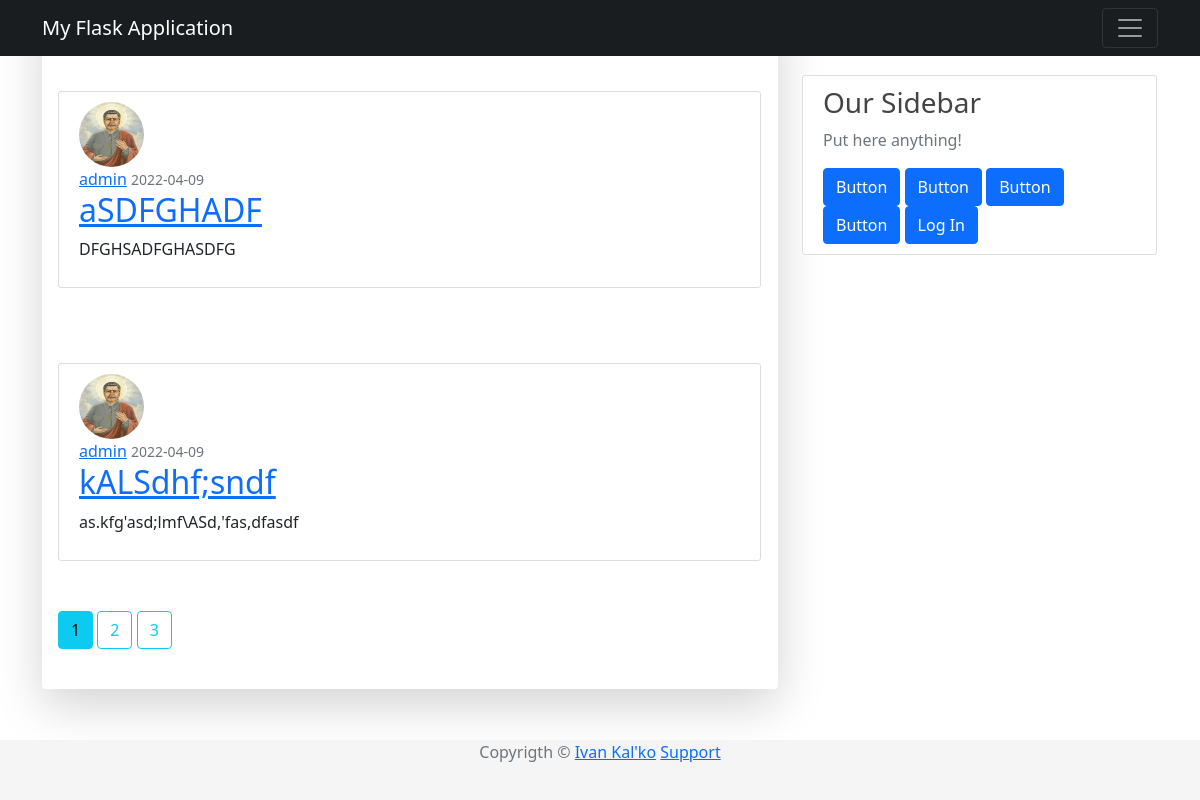
Page /home on the earlier database version.
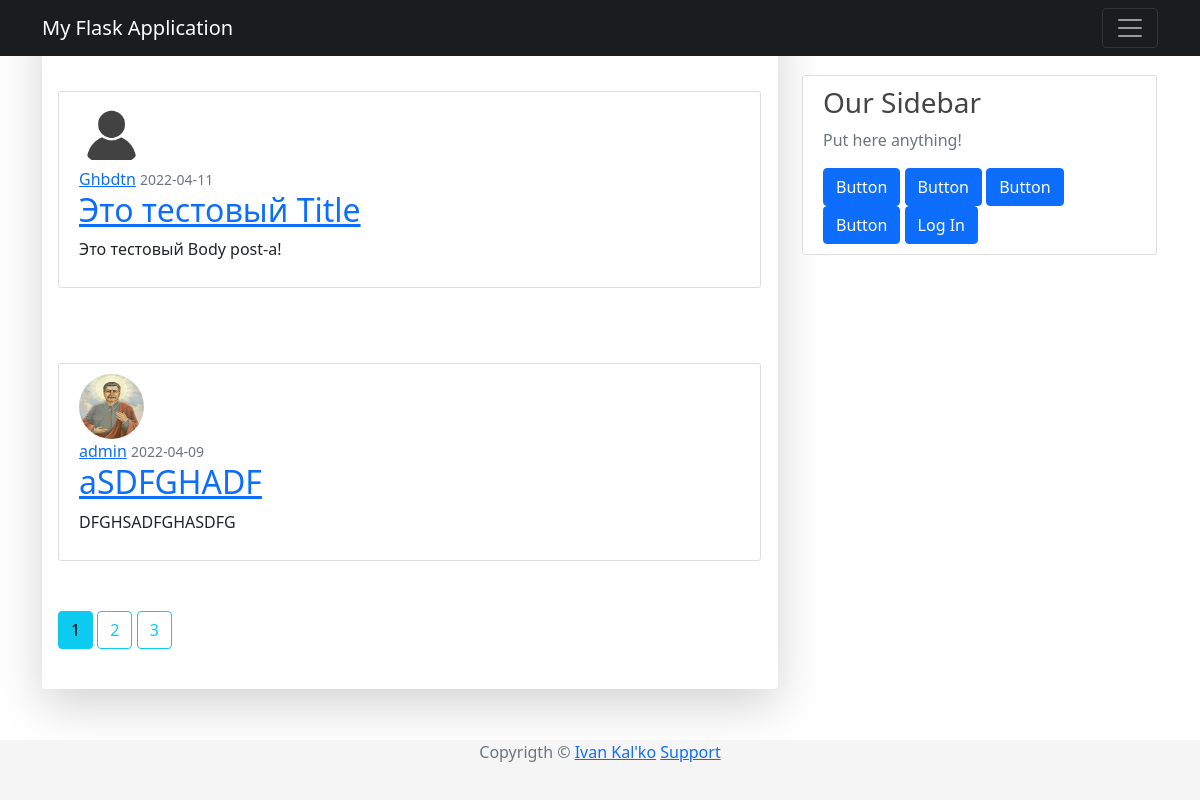
Same page on the later database version.
### app/models/post.py (models this page shows, shortened)
class Post(db.Model):
    __tablename__ = "posts"
    id = db.Column(db.Integer, primary_key=True)
    title = db.Column(db.String(100), nullable=False)
    timestamp = db.Column(db.DateTime, nullable=False, default=datetime.utcnow)
    content = db.Column(db.Text, nullable=False)
    user_id = db.Column(db.Integer, db.ForeignKey("users.id"), nullable=False)

### app/models/user.py (models this page shows, shortened)
class User(UserMixin, db.Model):
    __tablename__ = "users"
    id = db.Column(db.Integer, primary_key=True)
    username = db.Column(db.String(64), unique=True, nullable=False)
    password_hash = db.Column(db.String(128), nullable=False)
    email = db.Column(db.String(120), nullable=False, unique=True)
    image_file = db.Column(db.String(20), nullable=False, default="default.png")
    join_date = db.Column(db.DateTime, nullable=False, default=datetime.utcnow)
    posts = db.relationship('Post', backref='author', lazy=True)

### app/routes/post.py (the view)
@app.route("/")
@app.route("/home")
def home_page():
    page = request.args.get("page", 1, type = int)
    posts = Post.query.order_by(Post.timestamp.desc()).paginate(page=page, per_page=2)
    return render_template("homepage.html", title="Home Page", posts=posts)

### app/templates/homepage.html
{% extends "base.html" %}
{% block content %}
  {% for post in posts.items %}
    <article class="media content-section">
      <img class="rounded-circle article-img" src="{{ url_for('static', filename='images/profiles/' + post.author.image_file) }}">
      <div class="media-body">
        <div class="article-metadata">
          <a class="mr-2" href="{{ url_for('user_public', username=post.author.username )}}">{{ post.author.username }}</a>
          <small class="text-muted">{{ post.timestamp.strftime('%Y-%m-%d') }}</small>
        </div>
        <h2>
          <a class="crticle-title" href="{{url_for('post', id=post.id )}}">{{ post.title }}</a>
        </h2>
        <p class="article-content">{{ post.content }}</p>
      </div>
    </article>
  {% endfor %}
  {% for page_num in posts.iter_pages() %}
    {% if page_num %}
        {% if posts.page == page_num %}
            <a class="btn btn-info mb-4" href="{{ url_for('home_page', page=page_num )}}">{{ page_num }}</a>
        {% else %}
          <a class="btn btn-outline-info mb-4" href="{{ url_for('home_page', page=page_num )}}">{{ page_num }}</a>
        {% endif %}
    {% else %}
        ...
    {% endif %}
  {% endfor %}
{% endblock %}

### app/templates/base.html (shortened to what this page needs)
<!DOCTYPE html>
<html>
    <head>
        <link rel="stylesheet" type="text/css" href="{{ url_for('static', filename='css/base.css')}}"/>
        <link href="https://cdn.jsdelivr.net/npm/bootstrap@5.1.3/dist/css/bootstrap.min.css" rel="stylesheet">
    </head>
    <body>
        <header class="site-header">
            <nav class="navbar navbar-expend-md navbar-dark bg-steel fixed-top">
                <div class="container">
                    <a class="navbar-brand mr-4" href="/">My Flask Application</a>
                    <button class="navbar-toggler" type="button" data-toggle="collapse" data-target="#navbarToggle" aria-controls="navbarToggle" aria-expanded="false" aria-label="Toggle navigation">
                        <span class="navbar-toggler-icon"></span>
                    </button>
                </div>
            </nav>
        </header>
        <main role="main" class="container">
            <div class="row">
                <div class="col-md-8">
                    <div class="shadow-lg p-3 mb-5 bg-body rounded">
                        {% block content %}
                        {% endblock %}
                    </div>
                </div>
                <div class="col-md-4">
                    <div class="content-section">
                        <h3>Our Sidebar</h3>
                        <p class="text-muted">Put here anything!</p>
                        <div class="d-grid gap-2 d-md-block">
                            <button class="btn btn-primary" type="button">Button</button>
                            <button class="btn btn-primary" type="button">Button</button>
                            <button class="btn btn-primary" type="button">Button</button>
                            <button class="btn btn-primary" type="button">Button</button>
                            {% if current_user.is_authenticated %}
                            <a href="{{ url_for('post_new') }}"><button class="btn btn-primary" type="button">New Post</button><br></a>
                            {% else %}
                            <a href="{{ url_for('login') }}"><button class="btn btn-primary" type="button">Log In</button></a>
                            {% endif %}
                        </div>
                    </div>
                </div>
            </div>
        </main>
        <footer class="footer">
            <div class="container text-center">
                <span class="text-muted">Copyrigth &copy <a href="https://github.com/vano2149">Ivan Kal'ko</a></span>
                <span><a href="{{url_for('login')}}">Support</a></span>
            </div>
        </footer>
    </body>
</html>

### app/static/css/base.css (style rules this page uses)
body { background: #fafafa; color: #333333; margin-top: 5rem; }
h1, h2, h3, h4, h5, h6 { color : #444444; }
.bg-steel { background-color: #1a1d1f; }
.content-section { background: #ffffff; padding: 10px 20px; border: 1px solid #dddddd; border-radius: 3px; margin-right: 1px; margin-top: 75px; margin-bottom: 50px; }
.article-content { white-space: pre-line; }
.article-img { height: 65px; width: 65px; margin-right: 16px; }
.footer { position: absolute; bottom: 0; width: 100%; height: 60px; background-color: #f5f5f5; }
html * { -webkit-font-smoothing: antialiased; -moz-osx-font-smoothing: grayscale; }
button, input, optgroup, select, textarea { margin: 0; font-family: inherit; font-size: inherit; line-height: inherit; }
.row { --bs-gutter-x: 1.5rem; --bs-gutter-y: 0; display: flex; flex-wrap: wrap; margin-top: calc(var(--bs-gutter-y) * -1); margin-right: calc(var(--bs-gutter-x) / -2); margin-left: calc(var(--bs-gutter-x) / -2); }
body { color: #67748e; font-weight: 400; line-height: 1.6; background-color: #fff; }
body { margin: 0; font-family: var(--bs-font-sans-serif); font-size: 1rem; line-height: 1.5; -webkit-text-size-adjust: 100%; -webkit-tap-highlight-color: rgba(0,0,0,0); }
:root { --bs-blue: #63b3ed; --bs-indigo: #596cff; --bs-purple: #6f42c1; --bs-pink: #d63384; --bs-red: #f56565; --bs-orange: #fd7e14; --bs-yellow: #fbd38d; --bs-green: #81e6d9; --bs-teal: #20c997; --bs-cyan: #0dcaf0; --bs-gray: #6c757d; --bs-gray-dark: #343a40; --bs-primary: #cb0c9f; --bs-secondary: #8392ab; --bs-success: #82d616; --bs-info: #17c1e8; --bs-warning: #f53939; --bs-danger: #ea0606; --bs-light: #e9ecef; --bs-dark: #252f40; --bs-white: #fff; --bs-font-sans-serif: Open Sans; --bs-font-monospace: SFMono-Regular,Menlo,Monaco,Consolas,"Liberation Mono","Courier New",monospace; --bs-gradient: linear-gradient(180deg,hsla(0,0%,100%,.15),hsla(0,0%,100%,0)); }

Differences in the rows shown:
no longer on this page (row unchanged): Post: image_file (picture), author.username "admin", timestamp "2022-04-09", title "kALSdhf;sndf", content "as.kfg'asd;lmf\\ASd,'fas,dfasdf"
added Post: image_file (placeholder picture), author.username "Ghbdtn", timestamp "2022-04-11", title "Это тестовый Title", content "Это тестовый Body post-a!"
